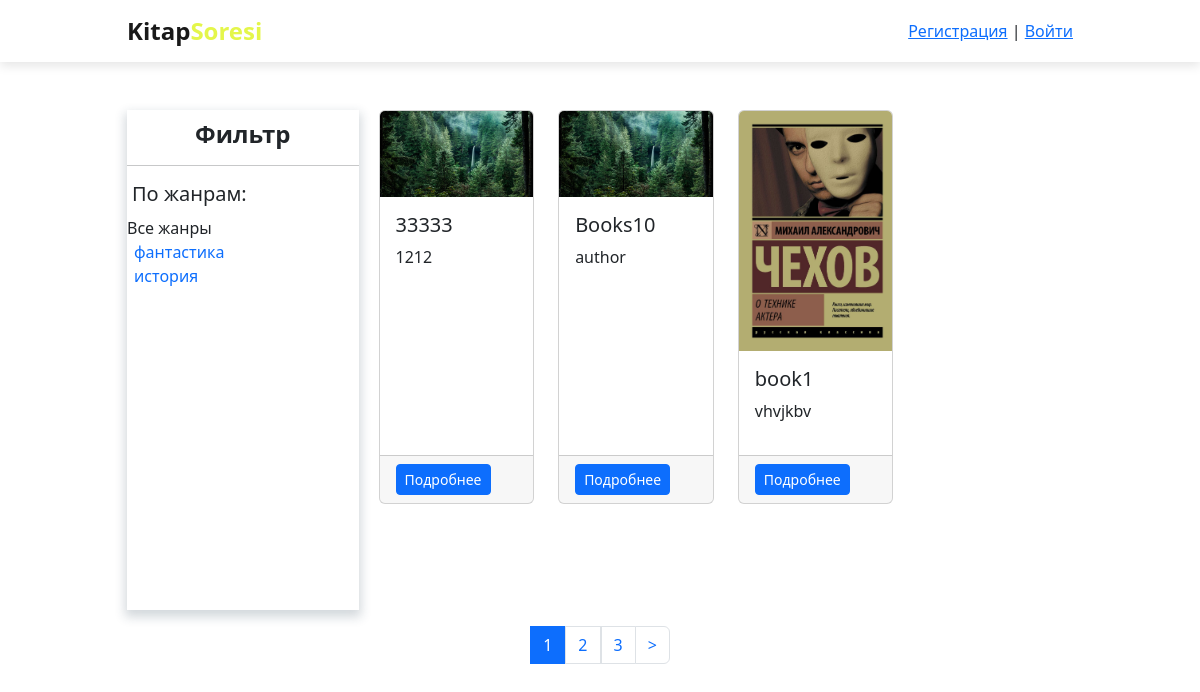
The page /main/books/ on the database as committed earlier.
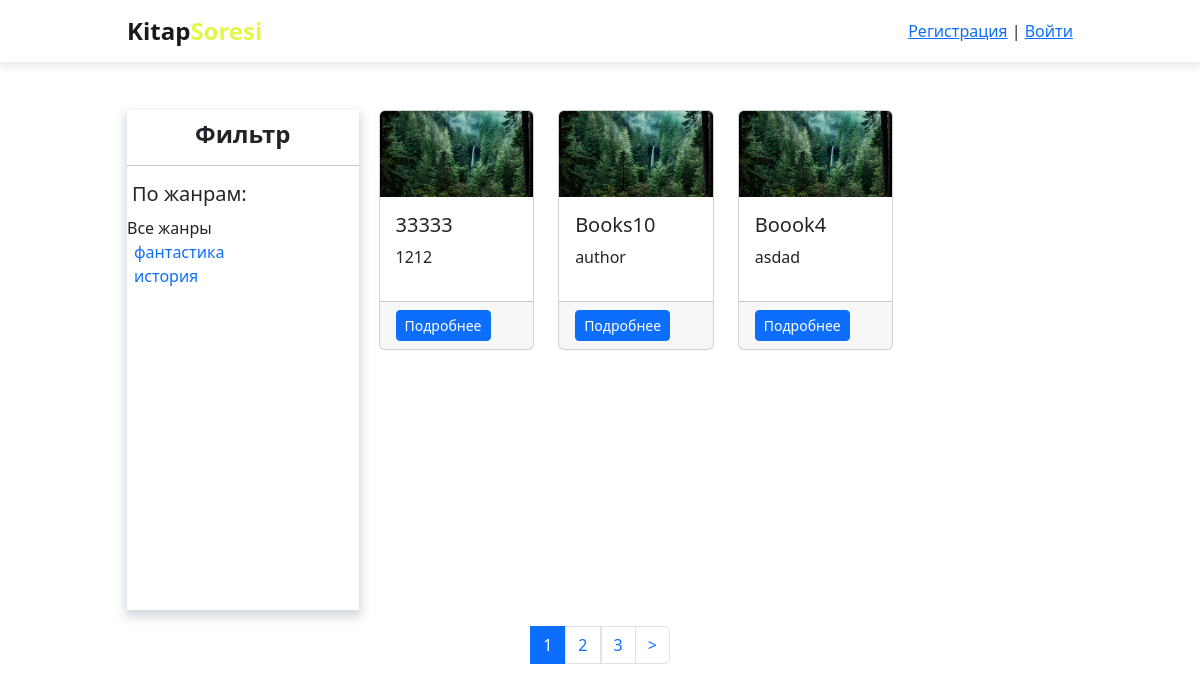
The same page on the database as committed later.
### messenger/models.py (models this page shows, shortened)
class Genre(models.Model):
    name = models.CharField(max_length=200, help_text="Enter a book genre (e.g. Science Fiction, French Poetry etc.)")
    slug = models.SlugField(max_length=255, unique=True, db_index=True, verbose_name="URL")
    def get_absolute_url(self):
        return reverse('genre', kwargs={'genre_slug': self.slug})
    class Meta:
        verbose_name = 'Жанр книги'
        verbose_name_plural = 'Жанры книг'
        ordering = ['name']

class Books(models.Model):
    name = models.CharField(max_length=255, verbose_name="Название книги")
    slug = models.SlugField(max_length=255, unique=True, db_index=True, verbose_name="URL")
    author = models.CharField(max_length=255, verbose_name="Автор")
    photo = models.ImageField(blank=True, upload_to="photos/%Y/%m/%d/", verbose_name="Фото")
    description = models.TextField(blank=True, verbose_name="Описание")
    genre = models.ManyToManyField('Genre', default='не выбрано', help_text="Select a genre for this book", verbose_name="Жанр книги")
    price = models.IntegerField(blank=False, verbose_name="Цена")
    is_published = models.BooleanField(default=True, verbose_name="Опубликованность")
    user = models.ForeignKey(User, verbose_name='Пользователь', on_delete=models.CASCADE)
    def get_absolute_url(self):
        return reverse('book', kwargs={'book_slug': self.slug})
    class Meta:
        verbose_name = 'Имеющиеся книги'
        verbose_name_plural = 'Имеющиеся книги'
        ordering = ['name']

### messenger/views.py (the view)
# urls.py: path('books/', MainPage.as_view(), name='booksPage'),
class MainPage(DataMixin, ListView):
    model = Books
    template_name = 'messenger/books.html'
    context_object_name = 'books'
    def get_context_data(self, *, object_list=None, **kwargs):
        context = super().get_context_data(**kwargs)
        c_def = self.get_user_context(title="Книги")
        context = dict(list(context.items()) + list(c_def.items()))
        return context
    def get_queryset(self):
        return Books.objects.filter(is_published=True).prefetch_related('genre')

### messenger/models.py (called while the page is built)
    def get_absolute_url(self):
        return reverse('author', kwargs={'author_slug': self.slug})

### messenger/templatetags/messenger_tags.py (called while the page is built)
@register.inclusion_tag('messenger/tags/list_authors.html')
def show_authors(sort=None, author_selected=0):
    if not sort:
        authors = Author.objects.all()
    else:
        authors = Author.objects.order_by(sort)
    return {"authors": authors, "author_selected": author_selected}

### messenger/templates/messenger/books.html (shortened to what this page needs)
{% extends 'messenger/base.html' %}
{% block content %}
{% load static %}
{% load messenger_tags %}
<div class="container mt-5">
    <div class="filter-container">
        <div class="filter">
            <h4>Фильтр</h4>
            <hr>
            <h5>По жанрам:</h5>
            {% if genre_selected == 0 %}
            <li class="selected"> Все жанры </li>
            {% else %}
            <li><a href="{%url 'booksPage'%}">Все жанры </a></li>
            {% endif %}
            {% for g in genres %}
                {% if g.books__count > 0 %}
                    {% if g.pk == genre_selected %}
                        <li class="selected">{{g.name}} </li>
                    {% else %}
                        <li><a href="{{ g.get_absolute_url }}">{{g.name}}</a></li>
                    {% endif %}
                {% endif %}
            {% endfor %}
        </div>
        <div class="books-list">
            <div class="row row-cols-1 row-cols-md-4 row-cols-lg-5 g-4">
                {% for i in books %}
                    <div class="col-6 col-md-6 col-lg-3">
                        <div class="card h-100">
                            {% if i.photo %}
                            <img src="{{i.photo.url}}" class="card-img-top" alt="...">
                            {% endif %}
                            <div class="card-body">
                                <h5 class="card-title">{{i.name}}</h5>
                                <p class="card-text">{{i.author}}</p>
                            </div>
                            <div class="card-footer">
                                <a class="btn btn-primary btn-sm " href="{{ i.get_absolute_url }}">Подробнее</a>
                            </div>
                        </div>
                    </div>
                {% endfor %}
            </div>
        </div>
    </div>
</div>
{%endblock%}

Rows that differ between the two databases and show on the page:
no longer on this page (row unchanged): Books: photo (picture), name "book1", author "vhvjkbv"
added Books: photo (picture), name "Boook4", author "asdad"
